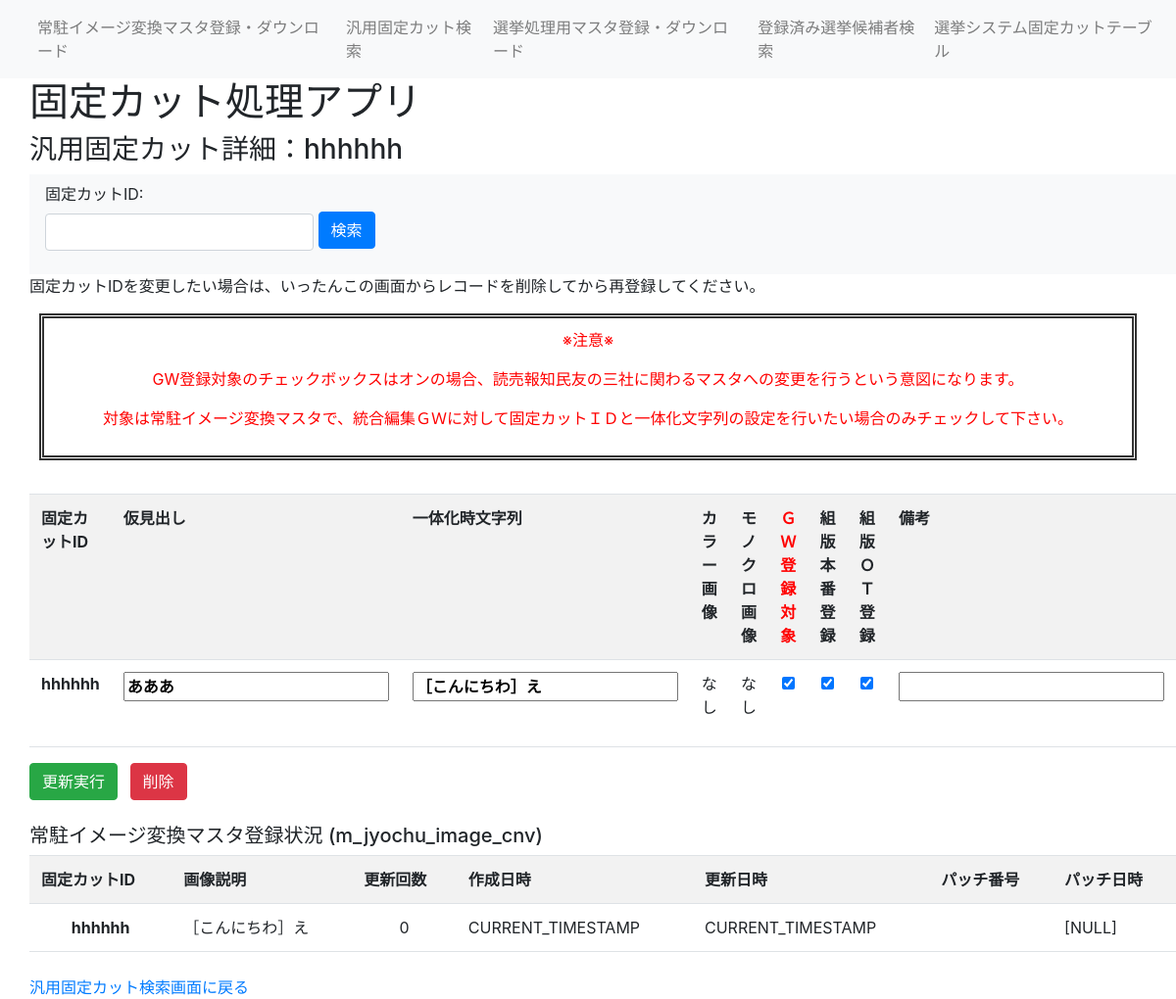
The app's page /general_detail/hhhhhh with its own data.
### fixedcut_app/models/fixedcut.py (models this page shows)
class FixedCut(db.Model):
    ___tablename__ = "fixedcut"
    id = db.Column(db.String(20), primary_key=True) #固定カットID
    midashi = db.Column(db.String(30)) #仮見出し
    Str = db.Column(db.String(100)) #一体化時文字列
    colorUrl = db.Column(db.String(100)) #カラー画像のURL
    monoUrl = db.Column(db.String(100)) #モノクロ画像のURL
    GWFlg = db.Column(db.Boolean, default=False) #GW登録対象
    prodFlg = db.Column(db.Boolean, default=False) #組版本番登録済みか
    OTFlg = db.Column(db.Boolean, default=False) #組版OT系登録済みか
    comment = db.Column(db.String(255)) #コメント
    created_at = db.Column(db.DateTime, nullable=False, default=datetime.now)  # 作成日時
    updated_at = db.Column(db.DateTime, nullable=False, default=datetime.now, onupdate=datetime.now)  # 更新日時

### fixedcut_app/views.py (the view, shortened to what this page needs)
@app.route('/general_detail/<string:id>', methods=['GET', 'POST'])
def general_detail(id):
    if request.method == 'GET':
        results = db.session.query(FixedCut).filter(FixedCut.id == id).all()
        if not results:
            return render_template('error_404.html'), 404
        print(results[0].GWFlg)
        jyochu_result = db.session.query(MJyochuImageCnv).filter(MJyochuImageCnv.fixed_cut_id == id).first()
        return render_template('general_detail.html', results=results, jyochu_result=jyochu_result)

### fixedcut_app/views.py (called while the page is built)
@app.before_request
def log_request():
    app.logger.info("Request: %s %s from %s", request.method, request.path, request.remote_addr)

### fixedcut_app/templates/general_detail.html (shortened to what this page needs)
{% extends 'layout.html' %}
{% block header %}
<h3>汎用固定カット詳細：{{results[0].id}}</h3>
{% endblock %}
{% block content %}
<p>固定カットIDを変更したい場合は、いったんこの画面からレコードを削除してから再登録してください。</p>
{% endblock %}
{% block caution %}
<div class="caution">
    <P>※注意※</p>
    <p>GW登録対象のチェックボックスはオンの場合、読売報知民友の三社に関わるマスタへの変更を行うという意図になります。</p>
    <p>対象は常駐イメージ変換マスタで、統合編集ＧＷに対して固定カットＩＤと一体化文字列の設定を行いたい場合のみチェックして下さい。</p>
</div>
{% endblock %}
{% block serchbar %}
<nav class="navbar navbar-expand-lg navbar-light bg-light">
    <form class="form-group" onsubmit="searchById(event)">
        <ul class="navbar-nav">
            <li class="nav-item">
                <label for="ID">固定カットID:</label>
                <input name="ID" type="text" class="form-control" id="ID">
            </li>
            <li class="nav-item">
                <button type="submit" class="btn btn-primary" name="search">検索</button>
            </li>
        </ul>
    </form>
</nav>
{% endblock %}
{% block serch_result %}
 <div class="pad">
    <form id="generalDetailForm" action="/general_detail/{{ results[0].id }}" method="POST" enctype="multipart/form-data" onsubmit="return confirmDetailUpdate(event)">
        <table class="table table-striped table-hover">
            <tr>
                <th>固定カットID</th>
                <th>仮見出し</th>
                <th>一体化時文字列</th>
                <th>カラー画像</th>
                <th>モノクロ画像</th>
                <th><font color="red">ＧＷ登録対象</font></th>
                <th>組版本番登録</th>
                <th>組版ＯＴ登録</th>
                <th>備考</th>
            </tr>
        {% for res in results %}
        <tr>
            <td class="text-center fw-bold">{{ res.id }}</td>
            <td class="text-center"><input name="midashi" type="text" value="{{ res.midashi }}" class="fw-bold"></input></td>
            <td class="text-center"><input name="Str" type="text" value="{{ res.Str }}" class="fw-bold"></input></td>
            <td>
                {% if ".eps" in res.colorUrl %}
                <a href="/download/static/{{ res.colorUrl }}">ダウンロード</a></td>
                {% elif ".jpg" in res.colorUrl %}
                <img src="{{ url_for('static', filename=res.colorUrl) }}" height="50" alt="">
                {% elif ".jpeg" in res.colorUrl %}
                <img src="{{ url_for('static', filename=res.colorUrl) }}" height="50" alt="">
                {% elif ".svg" in res.colorUrl %}
                <img src="{{ url_for('static', filename=res.colorUrl) }}" height="50" alt="">
                {% else %}
                <p>なし</p>
                {% endif %}
            <td>
                {% if ".eps" in res.monoUrl %}
                <a href="{{ res.monoUrl }}" download="モノクロ画像.eps">ダウンロード</a>
                {% elif ".jpg" in res.monoUrl %}
                <img src="{{ url_for('static', filename=res.monoUrl) }}" height="50" alt="">
                {% elif ".jpeg" in res.monoUrl %}
                <img src="{{ url_for('static', filename=res.monoUrl) }}" height="50" alt="">
                {% elif ".svg" in res.monoUrl %}
                <img src="{{ url_for('static', filename=res.monoUrl) }}" height="50" alt="">
                {% else %}
                <p>なし</p>
                {% endif %}
            </td>
            <td class="text-center">
                {% if res.GWFlg==True %}
                <input name="GWFlg" type="checkbox" checked class="fw-bold">
                {% else %}
                <input name="GWFlg" type="checkbox" class="fw-bold">
                {% endif %}
            </td>
             <td class="text-center">
                {% if res.prodFlg==True %}
                <input name="prodFlg" type="checkbox" checked class="fw-bold">
                {% else %}
                <input name="prodFlg" type="checkbox" class="fw-bold">
                {% endif %}
            </td>
            <td class="text-center">
                {% if res.OTFlg==True %}
                <input name="OTFlg" type="checkbox" checked class="fw-bold">
                {% else %}
                <input name="OTFlg" type="checkbox" class="fw-bold">
                {% endif %}
            </td>
            <td class="text-center"><input name="comment" type="text" value="{{ res.comment }}" class="fw-bold"></input></td>
        </tr>
        {% endfor %}
    </table>
    <div class="mt-3">
        <button type="submit" class="btn btn-success me-2">更新実行</button>
        <button type="button" class="btn btn-danger" onclick="confirmDelete('{{ results[0].id }}')">削除</button>
    </div>
</form>
</div>
{% if jyochu_result %}
<div class="pad mt-4">
    <h5>常駐イメージ変換マスタ登録状況 (m_jyochu_image_cnv)</h5>
    <table class="table table-striped table-hover">
        <tr>
            <th>固定カットID</th>
            <th>画像説明</th>
            <th>更新回数</th>
            <th>作成日時</th>
            <th>更新日時</th>
            <th>パッチ番号</th>
            <th>パッチ日時</th>
        </tr>
        <tr>
            <td class="text-center fw-bold">{{ jyochu_result.fixed_cut_id }}</td>
            <td>{{ jyochu_result.fixed_cut_img_explanation }}</td>
            <td class="text-center">{{ jyochu_result.upd_count }}</td>
            <td>{{ jyochu_result.created_datetime }}</td>
            <td>{{ jyochu_result.updated_datetime }}</td>
            <td>{{ jyochu_result.patch_no }}</td>
            <td>{{ jyochu_result.patch_datetime }}</td>
        </tr>
    </table>
</div>
{% endif %}
{% endblock %}
{% block footer %}
<div class="mt-4">
    <a href="/general">汎用固定カット検索画面に戻る</a>
</div>
{% endblock %}

### fixedcut_app/templates/static/css/style.css (style rules this page uses)
.pad { padding-left: 30px; }
.caution { padding: 10px; margin-left: 40px; margin-right: 40px; margin-bottom: 10px; border: 5px double #333333; color: red; text-align: center; }

### records on screen
FixedCut: id "hhhhhh", midashi "あああ", Str "［こんにちわ］え", colorUrl "なし", monoUrl "なし", fixed_cut_id "hhhhhh", fixed_cut_img_explanation "［こんにちわ］え"

### other values on screen
{{ jyochu_result.upd_count }} "0"
{{ jyochu_result.created_datetime }} "CURRENT_TIMESTAMP"
{{ jyochu_result.updated_datetime }} "CURRENT_TIMESTAMP"
{{ jyochu_result.patch_datetime }} "[NULL]"
